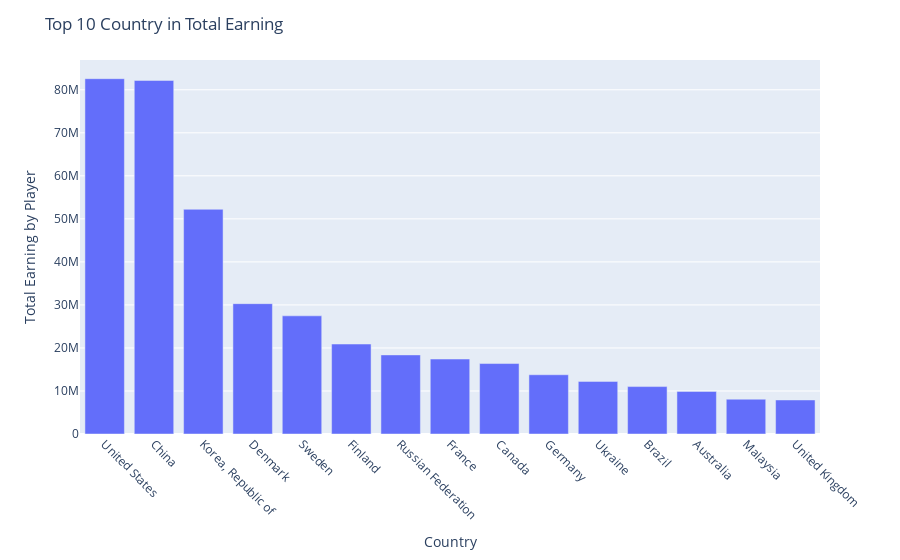

The cell this chart's notebook holds for it:
### Code cell
dataframe = df_country.groupby('Country').sum().sort_values(by='Total Earning by Player', ascending=False)

figure = px.bar(
    data_frame = dataframe.head(15),
    x = dataframe.head(15).index,
    y = 'Total Earning by Player'
)

figure.update_layout(title='Top 10 Country in Total Earning')
figure.update_xaxes(tickangle=45, title='Country')
figure.show()

### Figure 1 — Plotly figure (JSON) as saved in the notebook; plotly's stock layout.template omitted (floating-point values rounded to 4 significant figures)
{"data": [{"textposition": "auto", "hovertemplate": "x=%{x}<br>Total Earning by Player=%{y}", "showlegend": false, "legendgroup": "", "name": "", "yaxis": "y", "y": [82570000.0, 82170000.0, 52220000.0, 30290000.0, 27460000.0, 20910000.0, 18380000.0, 17420000.0, 16370000.0, 13770000.0, 12230000.0, 11020000.0, 9896000.0, 8086000.0, 7915000.0], "hoverlabel": {"namelength": 0}, "offsetgroup": "", "xaxis": "x", "marker": {"color": "#636efa"}, "x": ["United States", "China", "Korea, Republic of", "Denmark", "Sweden", "Finland", "Russian Federation", "France", "Canada", "Germany", "Ukraine", "Brazil", "Australia", "Malaysia", "United Kingdom"], "alignmentgroup": "True", "type": "bar", "orientation": "v"}], "layout": {"title": {"text": "Top 10 Country in Total Earning"}, "yaxis": {"domain": [0, 1], "anchor": "x", "title": {"text": "Total Earning by Player"}}, "barmode": "relative", "xaxis": {"tickangle": 45, "domain": [0, 1], "anchor": "y", "title": {"text": "Country"}}, "margin": {"t": 60}, "legend": {"tracegroupgap": 0}}}
